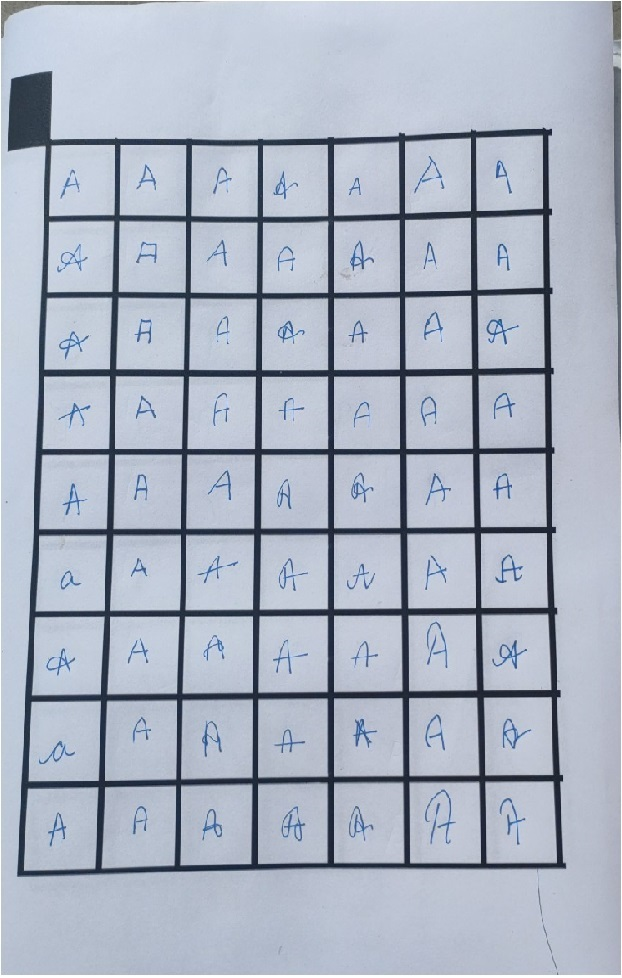
#> input picture handA.png, 622 x 978 px
$ jupyter execute 'image manipulation.ipynb'   (older library calls are emulated)
#> lines starting #> are read from the running program, lines starting #| are printed output that depends on the picture; after the words box and inside, x2 and y2 are one past the last pixel; in counts of white or black regions, pixels touching at a corner belong together
[cell 1]
import cv2
import sys
import numpy as np
from cv2 import imshow as show

[cell 2]
cellStates = ['empty','present','absent']

[cell 3]
# to rotate an image
def rotate(img, angle):
    rows = img.shape[0]
    cols = img.shape[1]

    img_center = (cols / 2, rows / 2)
    M = cv2.getRotationMatrix2D(img_center, angle, 1)

    rotated_image = cv2.warpAffine(img, M, (cols, rows),
                    borderMode=cv2.BORDER_CONSTANT,
                    borderValue=(255,255,255))
    return rotated_image

[cell 4]
# Color conversion
def getGreyScaleImage( img ):
    img = cv2.cvtColor(img, cv2.COLOR_BGR2GRAY)
#     cv2.imshow("grey", img)
#     cv2.waitKey(0)
#     cv2.destroyAllWindows()
    return img

[cell 5]
# Image Thresholding
def getThreshImage( img ):
    ret, thresh = cv2.threshold(img, 120, 255, cv2.THRESH_BINARY + cv2.THRESH_OTSU )
#     cv2.imshow("thresh", thresh)
#     cv2.waitKey(0)
#     cv2.destroyAllWindows()
    return thresh

[cell 6]
# Morphological Transformation
def getErosionImage( img ):
    kernel = np.ones((5,5),np.uint8)
    erosion = cv2.erode(img,kernel,iterations = 1)
#     cv2.imshow("closing", erosion)
#     cv2.waitKey(0)
#     cv2.destroyAllWindows()
    return erosion

[cell 7]
# Invert binarize the image
def invertImage( img ):
    img_blur = cv2.GaussianBlur(img, (3,3), 0)
    canny_edges = cv2.Canny(img_blur, 10, 70)
    ret, mask = cv2.threshold(canny_edges, 70, 255, cv2.THRESH_BINARY_INV)
    return mask

[cell 8]
# checking the functions
img = cv2.imread('handA.png')
#> img is the input picture: shape (978, 622, 3); mean B, G, R 194.5, 179.3, 171.1
erosion = getErosionImage(img)
grey = getGreyScaleImage(img)
thresh = getThreshImage(grey)
#> in getThreshImage, `ret, thresh = cv2.threshold(img, 120, 255, cv2.THRESH_BINARY + cv2.THR..`:
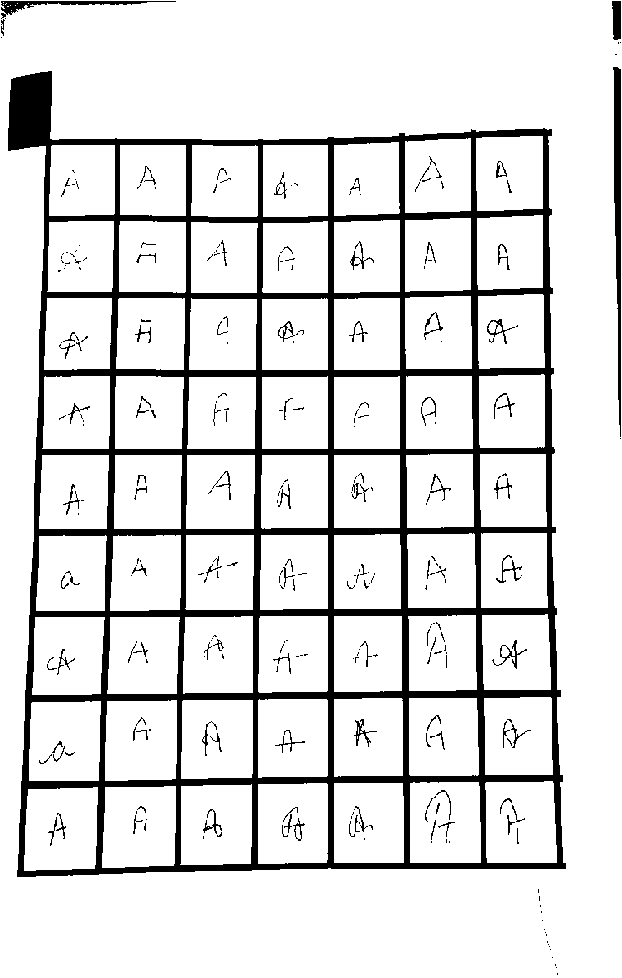
#> thresh: shape (978, 622); 87.2% white; 305 black regions (209 under 20 px), largest, box (x1, y1, x2, y2) and area: (8, 71, 566, 877) 68843, (613, 67, 621, 437) 1814, (1, 1, 176, 19) 707
#> in getThreshImage, `ret, thresh = cv2.threshold(img, 120, 255, cv2.THRESH_BINARY + cv2.THR..`: ret = 128
cv2.imshow("img", invertImage(img))
#> in invertImage, `canny_edges = cv2.Canny(img_blur, 10, 70)`: canny_edges: shape (978, 622); 5.7% white in thin lines or dots
#> in invertImage, `ret, mask = cv2.threshold(canny_edges, 70, 255, cv2.THRESH_BINARY_INV)`: mask: shape (978, 622); 94.3% white; black in thin lines or dots
cv2.waitKey(0)
cv2.destroyAllWindows()

[cell 9]
#define detecting the edges
def edgeDetection( img ):
    # Convert to graycsale
    img_gray = cv2.cvtColor(img, cv2.COLOR_BGR2GRAY)
    # Blur the image for better edge detection
    img_blur = cv2.GaussianBlur(img_gray, (3,3), 0)
#> img_blur: shape (978, 622)
    # Sobel Edge Detection on the X axis
    sobelx = cv2.Sobel(src=img_blur, ddepth=cv2.CV_64F, dx=1, dy=0, ksize=1)
     # Sobel Edge Detection on the Y axis
    sobely = cv2.Sobel(src=img_blur, ddepth=cv2.CV_64F, dx=0, dy=1, ksize=1)
    # Combined X and Y Sobel Edge Detection
    sobelxy = cv2.Sobel(src=img_blur, ddepth=cv2.CV_64F, dx=1, dy=1, ksize=1)
    # [9 lines of commented-out code are left out]
    edges = cv2.Canny(image=img_blur, threshold1=20, threshold2=70)
#> edges: shape (978, 622); 5.7% white in thin lines or dots
    # Display Canny Edge Detection Image
#     cv2.imshow('Canny Edge Detection', edges)
#     cv2.waitKey(0)
#     cv2.destroyAllWindows()
    return invertImage(edges)
#> in invertImage (call 2), `canny_edges = cv2.Canny(img_blur, 10, 70)`: canny_edges: shape (978, 622); 9.6% white in thin lines or dots
#> in invertImage (call 2), `ret, mask = cv2.threshold(canny_edges, 70, 255, cv2.THRESH_BINARY_INV)`: mask: shape (978, 622); 90.4% white; black in thin lines or dots

[cell 10]
#checking the functions
img = cv2.imread('handA.png')
img = edgeDetection(img)
img = invertImage(img)
#> in invertImage (call 3), `canny_edges = cv2.Canny(img_blur, 10, 70)`: canny_edges: shape (978, 622); 10.6% white in thin lines or dots
#> in invertImage (call 3), `ret, mask = cv2.threshold(canny_edges, 70, 255, cv2.THRESH_BINARY_INV)`: mask: shape (978, 622); 89.4% white; black in thin lines or dots
cv2.imshow("img", (img))
cv2.waitKey(0)
cv2.destroyAllWindows()

[cell 11]
# [11 lines of commented-out code are left out]

[cell 12]
def getContours( gray ):
#     gray = getGreyScaleImage(img)
    edged = cv2.Canny(gray, 30, 200)
#> edged: shape (978, 622); 5.7% white in thin lines or dots

    #black image
    blk = np.zeros((img.shape[0], img.shape[1], 3))

    # finding contours
    # contours alter image, hence use its copy
    contours, hierarchy = cv2.findContours(edged, cv2.RETR_LIST, cv2.CHAIN_APPROX_SIMPLE)
#> contours = 629 contours, 341 with area under 20; largest, box (x1, y1, x2, y2) and area: (0, 0, 622, 976) 604224, (0, 0, 622, 976) 603874, (7, 71, 567, 877) 385236, (7, 71, 567, 877) 385196, (23, 787, 99, 871) 5851

    return contours

[cell 13]
# [19 lines of commented-out code are left out]

[cell 14]
# Approximating Contours

img = cv2.imread('handA.png')
gray = getGreyScaleImage(img)

# use thresh image if output is good
thresh = getThreshImage(getGreyScaleImage(img))

contours = getContours(getGreyScaleImage(img))

for c in contours:
    x,y,h,w = cv2.boundingRect(c)
#> this loop made 629 passes
#> (x, y, h, w) on passes 2 to 4: (551, 956, 3, 5), (551, 955, 7, 15), (549, 947, 4, 7)
#     cv2.rectangle(img, (x,y), (x+w, y+h), (0,0,255), 2)
#     cv2.imshow('bounding rect', img)


for c in contours:
    accuracy = 0.01 * cv2.arcLength(c, True)
    approx = cv2.approxPolyDP(c, accuracy, True)
    cv2.drawContours(img, [approx], 0, (255,0,0), 2)
    cv2.imshow('Approx', img)
#> this loop made 629 passes
#> accuracy on passes 2 to 4: 0.0966, 0.555, 0.145
#> img: shape (978, 622, 3)

cv2.waitKey(0)
cv2.destroyAllWindows()

[cell 15]
# Convex Hull

img = cv2.imread('handP.png')
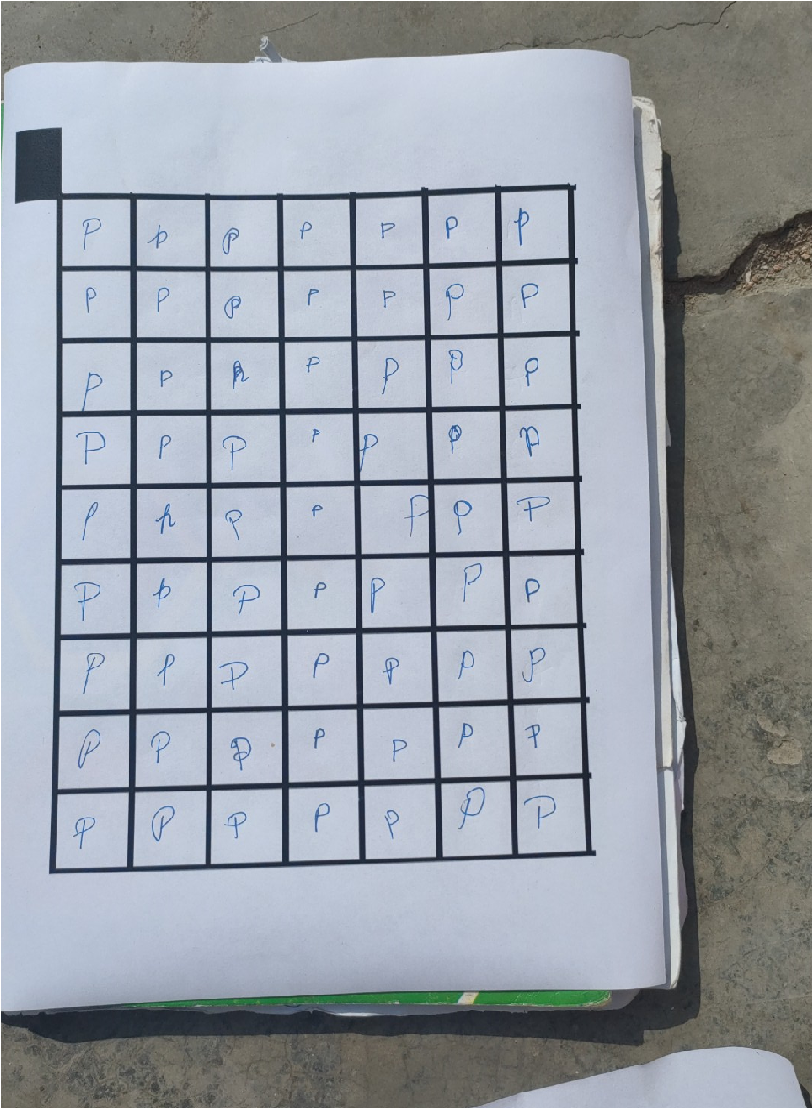
#> input picture handP.png, 812 x 1108 px
#> img is the input picture: shape (1108, 812, 3); mean B, G, R 166.7, 158.4, 152.3
gray = getGreyScaleImage(img)

# use thresh image if output is good
thresh = getThreshImage(getGreyScaleImage(img))
#> in getThreshImage (call 3), `ret, thresh = cv2.threshold(img, 120, 255, cv2.THRESH_BINARY + cv2.THR..`: thresh: shape (1108, 812); 62.3% white; 180 black regions (97 under 20 px), largest, box (x1, y1, x2, y2) and area: (1, 1, 812, 1108) 266771, (15, 128, 596, 874) 66630, (231, 737, 251, 770) 150

contours = getContours(getGreyScaleImage(img))
#> in getContours (call 2), `edged = cv2.Canny(gray, 30, 200)`:
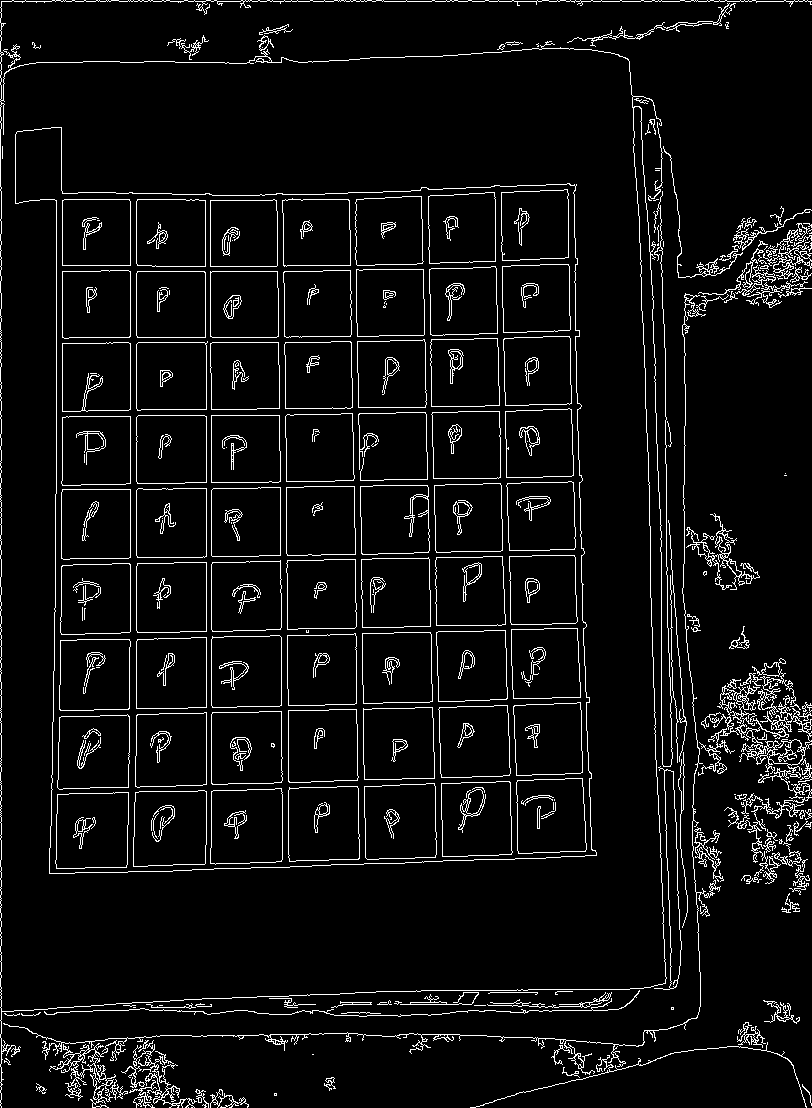
#> edged: shape (1108, 812); 5.8% white in thin lines or dots
#> in getContours (call 2), `contours, hierarchy = cv2.findContours(edged, cv2.RETR_LIST, cv2.CHAIN..`: contours = 1056 contours, 681 with area under 20; largest, box (x1, y1, x2, y2) and area: (0, 0, 812, 1108) 607778, (0, 48, 667, 1012) 607562, (15, 127, 597, 874) 358318, (15, 127, 597, 874) 358286, (133, 790, 207, 867) 5310

# removing the largest sized contour
n = len(contours) - 1
#> n = 1055
contours = sorted(contours, key=cv2.contourArea, reverse=False)[:n]
#> contours = 1055 contours, 681 with area under 20; largest, box (x1, y1, x2, y2) and area: (0, 48, 667, 1012) 607562, (15, 127, 597, 874) 358318, (15, 127, 597, 874) 358286, (133, 790, 207, 867) 5310, (133, 790, 207, 867) 5309

for c in contours:
    hull = cv2.convexHull(c)
    cv2.drawContours(img, [hull], 0, (0,255,0), 3)
#> this loop made 1055 passes
#> (c, hull) on passes 1, 3, 4: ([[312, 1054], [313, 1054]], [[313, 1054], [312, 1054]]), ([[133, 1007], [135, 1007]], [[135, 1007], [133, 1007]]), ([[474, 1005], [485, 1005]], [[485, 1005], [474, 1005]])
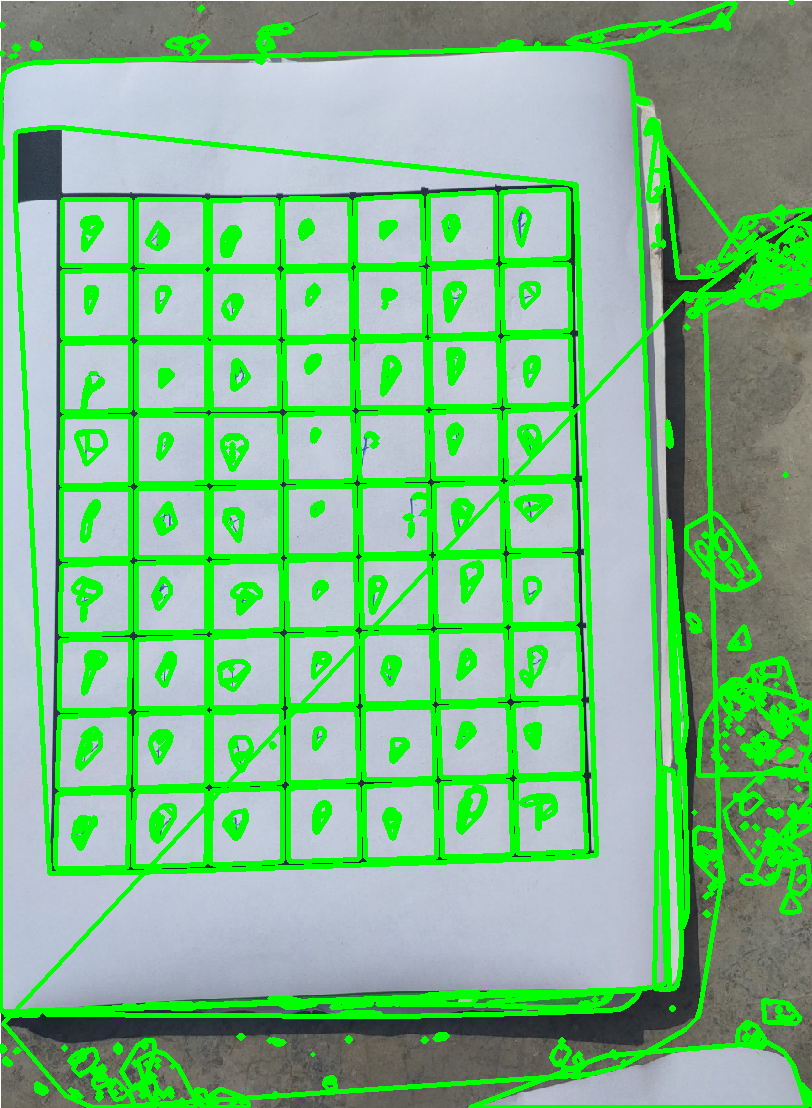
#> img: shape (1108, 812, 3); mean B, G, R 135.9, 186.8, 125.2
#     cv2.imshow('Convex Hull', img)

# cv2.waitKey(0)
# cv2.destroyAllWindows()

[cell 16]
# detecting Squares

image = cv2.imread('handP.png')
gray = getGreyScaleImage(image)

contours = getContours(getGreyScaleImage(image))
#> contours = 1056 contours, 681 with area under 20; largest, box (x1, y1, x2, y2) and area: (0, 0, 812, 1108) 607778, (0, 48, 667, 1012) 607562, (15, 127, 597, 874) 358318, (15, 127, 597, 874) 358286, (133, 790, 207, 867) 5310

for cnt in contours:

    # Get approximate polygons
    approx = cv2.approxPolyDP(cnt, 0.01*cv2.arcLength(cnt,True),True)

    if len(approx) == 4 :
        x,y,w,h = cv2.boundingRect(cnt)
        M = cv2.moments(cnt)

        # Check to see if 4-side polygon is square
        # cv2.boundingRect returns the top left and then width and height
        if abs(w-h) <= 20:
            cv2.drawContours(image, [cnt], 0, (0, 125 ,255), -1)
#> this loop made 1056 passes
#> (approx, x, y, w, h) on passes 7, 9, 12, 13, 14, 16, 17, 29, 30: ([[241, 1099], [242, 1098], [243, 1099], [242, 1100]], 241, 1098, 3, 3), ([[242, 1098], [243, 1097], [244, 1098], [243, 1099]], 242, 1097, 3, 3), ([[212, 1096], [213, 1095], [214, 1096], [213, 1097]], 212, 1095, 3, 3), ([[170, 1096], [171, 1095], [172, 1096], [171, 1097]], 170, 1095, 3, 3), ([[79, 1096], [80, 1095], [81, 1096], [80, 1097]], 79, 1095, 3, 3), ([[274, 1094], [275, 1093], [276, 1094], [275, 1095]], 274, 1093, 3, 3), ([[274, 1093], [274, 1095], [276, 1095], [276, 1093]], 274, 1093, 3, 3), ([[139, 1089], [140, 1088], [141, 1089], [140, 1090]], 139, 1088, 3, 3), ([[120, 1088], [121, 1087], [122, 1088], [121, 1089]], 120, 1087, 3, 3)
#> (x, y, w, h) on passes 71, 75, 84, 87, 100, 102: (14, 1050, 3, 3), (3, 1048, 3, 3), (755, 1040, 3, 3), (751, 1039, 3, 3), (790, 1017, 3, 3), (791, 1015, 3, 3)
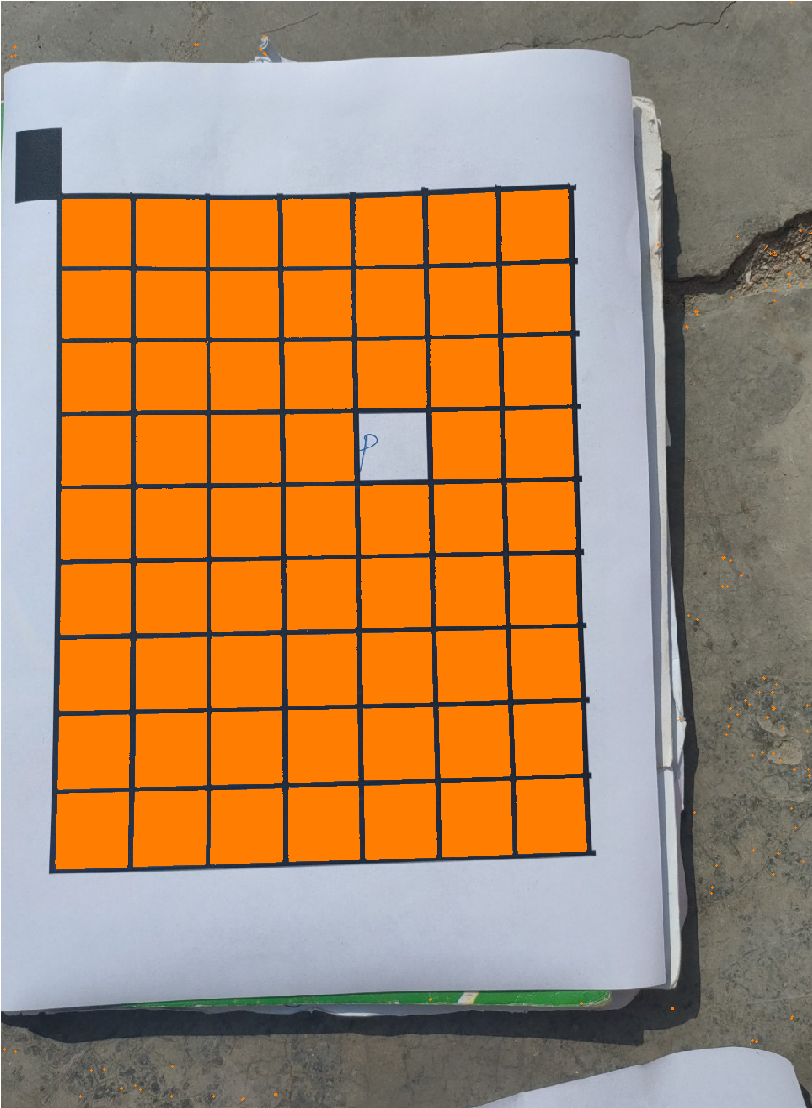
#> image: shape (1108, 812, 3); mean B, G, R 97.2, 135.7, 175.9

cv2.imshow('Shape',image)
cv2.waitKey(0)
cv2.destroyAllWindows()
